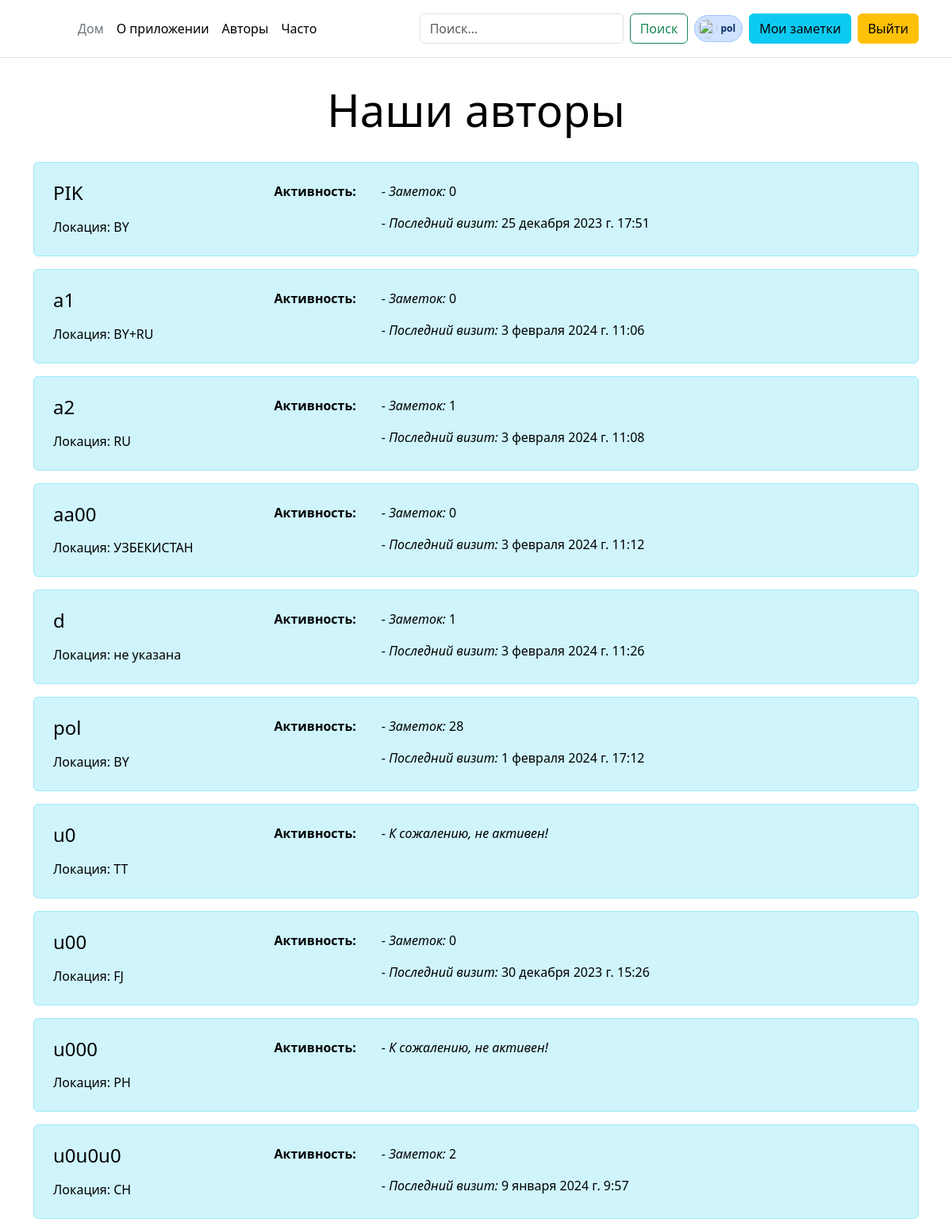
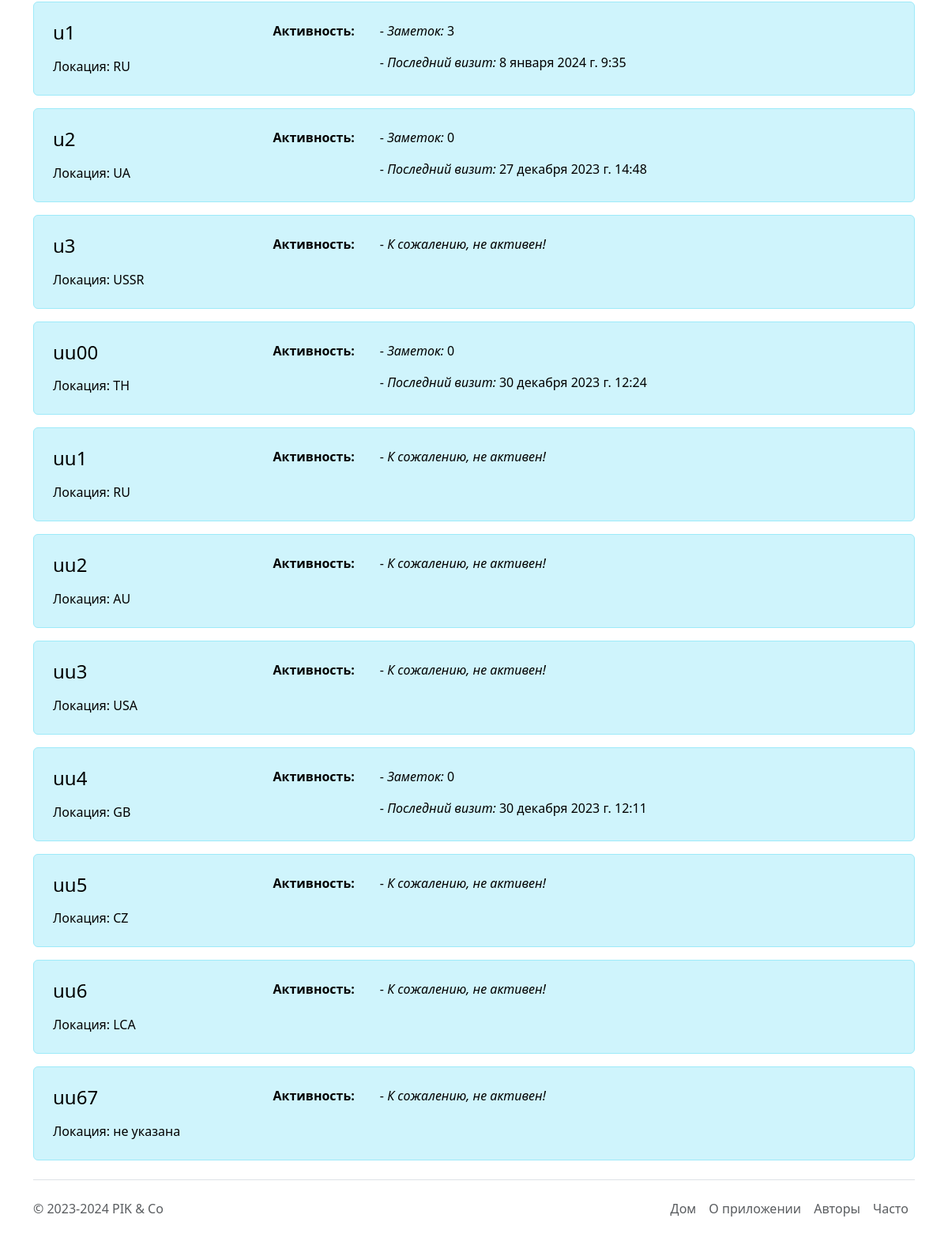
Screenshot of /user/users (signed in) with the database file from the repository (2 pictures, top to bottom).
### user/models.py (models this page shows)
class User(AbstractUser):
    phone = models.CharField(max_length=11, null=True, blank=True)
    country = models.CharField(max_length=20, null=True, blank=True)
    class Meta:
        db_table = "users"

### user/views.py (the view)
# urls.py: path('users', views.show_user_view, name='all_users'),
def show_user_view(request):
    all_users = (User.objects.annotate(notes_num=Count('note__user'))
          .values('id', "username", "last_login", "country", "notes_num")
          .order_by('username'))
    print(all_users)
    context: dict = {
        "users": all_users,
    }
    return render(request, "user/users.html", context)

### user/templates/user/users.html (shortened to what this page needs)
{% extends 'base.html' %}
{% block content %}
  <div class='container'>
    <div class="pricing-header p-3 pb-md-4 mx-auto text-center">
      <h1 class="display-4 fw-normal text-body-emphasis">Наши авторы</h1>
    </div>
    {% if users|length > 0 %}
      {% for user in users %}
        <div class="alert alert-info">
          <ul class="nav col-12 col-lg-auto me-lg-auto mb-2 mb-md-0">
            <li class="col-lg-3">
              <h4 class="mb-0"><a class="nav-link px-2 link-body-emphasis">{{ user.username }}</a></h4>
              {% if user.country %}
                <a class="nav-link px-2 link-body-emphasis">Локация: {{ user.country.upper }}</a>
              {% else %}
                <a class="nav-link px-2 link-body-emphasis">Локация: не указана</a>
              {% endif %}
            </li>
            <li>
              <a class="nav-link link-body-emphasis"><b>Активность:</b></a>
            </li>
            <li>
              {% if user.last_login %}
                <a class="nav-link link-body-emphasis" href="{% url 'user_notes' user.username %}"><p class="col-md-auto mb-0">- <i>Заметок:</i> {{ user.notes_num }}</p></a>
                <a class="nav-link link-body-emphasis"><p class="col-md-auto mb-0">- <i>Последний визит:</i> {{ user.last_login }}</p></a>
              {% else %}
                <a class="nav-link link-body-emphasis"><p class="col-md-auto mb-0">- <i>К сожалению, не активен!</i></p></a>
              {% endif %}
            </li>
          </ul>
        </div>
      {% endfor %}
    {% else %}
      <p>У нас пока нет пользователей. Вы можете стать первым.</p>
    {% endif %}
  </div>
{% endblock %}

### templates/menu.html (shortened to what this page needs)
{% if user.is_authenticated %}
  <header class="p-3 mb-3 border-bottom">
    <div class="container">
      <div class="d-flex flex-wrap align-items-center justify-content-center justify-content-lg-start">
        <a href="/" class="d-flex align-items-center mb-2 mb-lg-0 link-body-emphasis text-decoration-none">
          <svg class="bi me-2" width="40" height="32" role="img" aria-label="Бутстрап"><use xlink:href="#bootstrap"></use></svg>
        </a>
        <ul class="nav col-12 col-lg-auto me-lg-auto mb-2 justify-content-center mb-md-0">
          <li><a href="{% url 'home' %}" class="nav-link px-2 link-secondary">Дом</a></li>
          <li><a href="{% url 'about' %}" class="nav-link px-2 link-body-emphasis">О приложении</a></li>
          <li><a href="{% url 'all_users' %}" class="nav-link px-2 link-body-emphasis">Авторы</a></li>
          <li><a href="#" class="nav-link px-2 link-body-emphasis">Часто</a></li>
        </ul>
        <form class="d-flex" role="search" action="{% url 'filter-notes' %}">
          <input name="search" value="{{ search_value_form }}"
                 class="form-control me-2" type="search" placeholder="Поиск..." aria-label="Поиск">
          <button class="btn btn-outline-success me-2" type="submit">Поиск</button>
        </form>
        <div class="d-flex gap-2 justify-content-center me-2">
          <span class="badge d-flex align-items-center p-1 pe-2 text-primary-emphasis bg-primary-subtle border border-primary-subtle rounded-pill">
            <img class="rounded-circle me-1" width="24" height="24" src="https://github.com/mdo.png" alt="">{{ user }}
          </span>
        </div>
        <div class="text-end">
          <a class="btn btn-info me-2" href="{% url 'your_notes' user %}" role="button">Мои заметки</a>
        </div>
        <form action="{% url 'logout' %}" method="post">
          <button class="btn btn-warning" type="submit">Выйти</button>
        </form>
      </div>
    </div>
  </header>
{% endif %}

### rows the page displays
User: username "pol", country "BY", notes_num "28", last_login "1 февраля 2024 г. 17:12"

### other values shown
{{ user.username }} "PIK" "a1" "a2" "aa00" "d" "u0" "u00" "u000" "u0u0u0" "u1" "u2" "u3" "uu00" "uu1" "uu2" "uu3" "uu4" "uu5" "uu6" "uu67"
{{ user.country.upper }} "BY" "BY+RU" "RU" "УЗБЕКИСТАН" "TT" "FJ" "PH" "CH" "RU" "UA" "USSR" "TH" "RU" "AU" "USA" "GB" "CZ" "LCA"
{{ user.notes_num }} "0" "0" "1" "0" "1" "0" "2" "3" "0" "0" "0"
{{ user.last_login }} "25 декабря 2023 г. 17:51" "3 февраля 2024 г. 11:06" "3 февраля 2024 г. 11:08" "3 февраля 2024 г. 11:12" "3 февраля 2024 г. 11:26" "30 декабря 2023 г. 15:26" "9 января 2024 г. 9:57" "8 января 2024 г. 9:35" "27 декабря 2023 г. 14:48" "30 декабря 2023 г. 12:24" "30 декабря 2023 г. 12:11"
